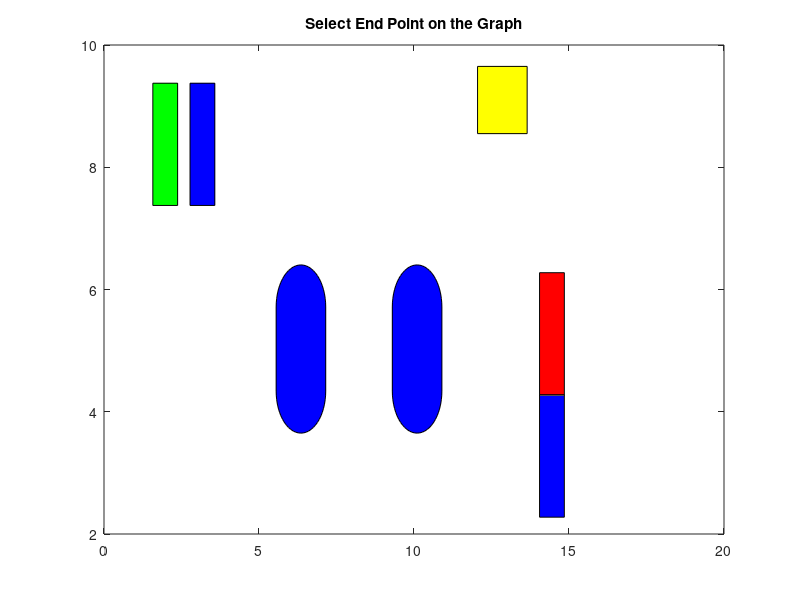

Reproduce this figure in MATLAB. (Note: this script raises an error after producing the figure.)
clear all
close all

%% Defining the whole plot from the given coordinates
figure
% Square 1
xs1= [1.575,1.575,2.375,2.375];
ys1=[7.375,9.375,9.375,7.375];
fill(xs1,ys1,'g');
hold on;
% Square 2
xs2= [2.775,2.775,3.575,3.575];
ys2=[7.375,9.375,9.375,7.375];
fill(xs2,ys2,'b');
hold on;
% Square 3
xs3= [12.05,12.05,13.65,13.65];
ys3=[8.55,9.65,9.65,8.55];
fill(xs3,ys3,'y');
hold on;
% Square 4
xs4= [14.05,14.05,14.85,14.85];
ys4=[4.275,6.275,6.275,4.275];
fill(xs4,ys4,'r');
hold on;
% Square 5
xs5= [14.05,14.05,14.85,14.85];
ys5=[2.275,4.275,4.275,2.275];
fill(xs5,ys5,'b');
hold on;
%% Plotting Tables
% Ploting Table 1
rectangle('Position', [5.5525 3.65 1.6 2.7525],'Curvature',[1 0.5],'FaceColor','blue')
% axis equal
hold on;
% Plotting Table 2
rectangle('Position', [9.3 3.65 1.6 2.7525],'Curvature',[1 0.5],'FaceColor','blue')
hold on;

%% User Input
Flag = false; %true only if all points are in free space 

while ~Flag

title("Select End Point on the Graph")
[r c] = ginput(1); %Graphical Input for goal position
xg = round(r(1),0); %rounding to nearest whole value
yg = round(c(1),0); %rounding to nearest whole value
xs = 1; % x for start Point 
ys = 1; % x for start Point
theta = 1; %theta initialisation
sNode = [xs,ys,theta]; %Start Node
gNode = [xg,yg,theta]; %Goal Node

instart = constraints(xs,ys); %defining constraints using half planes 
ingoal = constraints(xg,yg); %defining constraints using half planes
%% Check whether input lies in the constraints space
if instart
Flag = false; %Flag check
disp('Start point is in the object'); %error display if start point is in object
elseif ingoal
Flag = false;
disp('Goal point is in the object'); %%error display if goal point is in object
elseif (xs<0 || xs>15) || (ys<0 || ys>10)
Flag = false;
disp('Start point is not in the map') %error display
elseif (xg<0 || xg>15) || (yg<0 || yg>=10)
Flag = false;
disp('Goal point is not in the map') %error display 
else
Flag = true; %status check
end
end

if Flag
Nodes = []; %Nodes
nInfo = []; %Nodes Info

Nodes(:,:,1) = sNode; %Initialise Start Node
id = getid(sNode); 
nInfo(:,:,1) = [1,0,0,0,0,id]; %1st node information
clNode = []; %Closed Node
clNodesInfo = []; %Closed Node Info
    
straightcost = 1; %Straight Cost
diagonalcost = sqrt(2); %Diagonal Cost

i = 2; %Child Node Number
j = 1; %Parent Node Number
k = 1;
%% Generating Nodes using A* Algorithm

while true
% Initialize the parent node in each loop
cNode = Nodes(:,:,j); %Current node initialisation
clNode(:,:,k) = cNode; %close node initialisation
id = getid(cNode); %get id of the current node
clnInfo(:,:,k) = [id]; %closednode info
drawnow %plot current nodes
plot(cNode(1),cNode(2),'*','color','red')

[Flag, nNode] = m1(cNode); %move 1
if Flag == true %flag check
in = constraints(nNode(1),nNode(2)); %constraints check 
testid = getid(nNode); %get id 
% Search if the New Node generated is present in Nodes array or not. 
if in == false
% Save the node if the generated node is not in the obstacle
if (~any(testid == nInfo(1,6,:))) 
ctc = nInfo(:,3,j); %cost to come
g = ctc + straightcost;
h = (sqrt(((nNode(1)-gNode(1))^2)+((nNode(2)-gNode(2))^2)+((nNode(3)-gNode(3)^2))));
f = g+h;
Nodes(:,:,i) = nNode;
nInfo(:,:,i) = [i,j,g,h,f,testid];
i = i+1; % increament child node
drawnow
plot(nNode(1),nNode(2),'*','color','green')
elseif  (~any(testid == clnInfo(1,1,:)))
k = find(testid == nInfo(1,6,:));
cost = nInfo(1,5,k);
ctc = nInfo(:,3,j);
g = ctc+straightcost;
h = (sqrt(((nNode(1)-gNode(1))^2)+((nNode(2)-gNode(2))^2)+((nNode(3)-gNode(3)^2))));f = g+h;
if cost>f
nInfo(:,:,k) = [i,j,g,h,f,testid];
end
end
if nNode(1) == gNode(1) && nNode(2) == gNode(2) && nNode(3) == gNode(3)
break
end   
end
end

[Flag, nNode] = m2(cNode);
if Flag == true
in = constraints(nNode(1),nNode(2));
testid = getid(nNode);
% Search if the New Node generated is present in Nodes array or not. 
if in == false
% Save the node if the generated node is not in the obstacle
if (~any(testid == nInfo(1,6,:))) 
ctc = nInfo(:,3,j);
g = ctc + straightcost;
h = (sqrt(((nNode(1)-gNode(1))^2)+((nNode(2)-gNode(2))^2)+((nNode(3)-gNode(3)^2))));
f = g+h;
Nodes(:,:,i) = nNode;
nInfo(:,:,i) = [i,j,g,h,f,testid];
i = i+1;
drawnow
plot(nNode(1),nNode(2),'*','color','green')
elseif  (~any(testid == clnInfo(1,1,:)))
k = find(testid == nInfo(1,6,:));
cost = nInfo(1,5,k);
ctc = nInfo(:,3,j);
g = ctc+straightcost;
h = (sqrt(((nNode(1)-gNode(1))^2)+((nNode(2)-gNode(2))^2)+((nNode(3)-gNode(3)^2))));
f = g+h;
if cost>f
nInfo(:,:,k) = [i,j,g,h,f,testid];
end
end
if nNode(1) == gNode(1) && nNode(2) == gNode(2) && nNode(3) == gNode(3)
break
end   
end
end
        
[Flag, nNode] = m3(cNode);
if Flag == true
in = constraints(nNode(1),nNode(2));
testid = getid(nNode);
% Search if the New Node generated is present in Nodes array or not. 
if in == false
% Save the node if the generated node is not in the obstacle
if (~any(testid == nInfo(1,6,:))) 
ctc = nInfo(:,3,j);
g = ctc + straightcost;
h = (sqrt(((nNode(1)-gNode(1))^2)+((nNode(2)-gNode(2))^2)+((nNode(3)-gNode(3)^2))));
f = g+h;
Nodes(:,:,i) = nNode;
nInfo(:,:,i) = [i,j,g,h,f,testid];
i = i+1;
drawnow
plot(nNode(1),nNode(2),'*','color','green')
elseif  (~any(testid == clnInfo(1,1,:)))
k = find(testid == nInfo(1,6,:));
cost = nInfo(1,5,k);
ctc = nInfo(:,3,j);
g = ctc+straightcost;
h = sqrt(((nNode(1)-gNode(1))^2)+((nNode(2)-gNode(2))^2));
f = g+h;
if cost>f
nInfo(:,:,k) = [i,j,g,h,f,testid];
end
end
if nNode(1) == gNode(1) && nNode(2) == gNode(2) && nNode(3) == gNode(3)
break
end   
end
end
        
[Flag, nNode] = m4(cNode);
if Flag == true
in = constraints(nNode(1),nNode(2));
testid = getid(nNode);
% Search if the New Node generated is present in Nodes array or not. 
if in == false
% Save the node if the generated node is not in the obstacle
if (~any(testid == nInfo(1,6,:))) 
ctc = nInfo(:,3,j);
g = ctc + straightcost;
h = (sqrt(((nNode(1)-gNode(1))^2)+((nNode(2)-gNode(2))^2)+((nNode(3)-gNode(3)^2))));
f = g+h;
Nodes(:,:,i) = nNode;
nInfo(:,:,i) = [i,j,g,h,f,testid];
i = i+1;
drawnow
plot(nNode(1),nNode(2),'*','color','green')
elseif  (~any(testid == clnInfo(1,1,:)))
k = find(testid == nInfo(1,6,:));
cost = nInfo(1,5,k);
ctc = nInfo(:,3,j);
g = ctc+straightcost;
h = sqrt(((nNode(1)-gNode(1))^2)+((nNode(2)-gNode(2))^2));
f = g+h;
if cost>f
nInfo(:,:,k) = [i,j,g,h,f,testid];
end
end 
if nNode(1) == gNode(1) && nNode(2) == gNode(2) && nNode(3) == gNode(3)
break
end   
end
end
        
[Flag, nNode] = m5(cNode);
if Flag == true
in = constraints(nNode(1),nNode(2));
testid = getid(nNode);
% Search if the New Node generated is present in Nodes array or not. 
if in == false
% Save the node if the generated node is not in the obstacle
if (~any(testid == nInfo(1,6,:))) 
ctc = nInfo(:,3,j);
g = ctc + straightcost;
h = (sqrt(((nNode(1)-gNode(1))^2)+((nNode(2)-gNode(2))^2)+((nNode(3)-gNode(3)^2))));
f = g+h;
Nodes(:,:,i) = nNode;
nInfo(:,:,i) = [i,j,g,h,f,testid];
i = i+1;
drawnow
plot(nNode(1),nNode(2),'*','color','green')
elseif  (~any(testid == clnInfo(1,1,:)))
k = find(testid == nInfo(1,6,:));
cost = nInfo(1,5,k);
ctc = nInfo(:,3,j);
g = ctc+straightcost;
h = (sqrt(((nNode(1)-gNode(1))^2)+((nNode(2)-gNode(2))^2)+((nNode(3)-gNode(3)^2))));
f = g+h;
if cost>f
nInfo(:,:,k) = [i,j,g,h,f,testid];
end
end
if nNode(1) == gNode(1) && nNode(2) == gNode(2) && nNode(3) == gNode(3)
break
end   
end
end
[Flag, nNode] = m6(cNode);
if Flag == true
in = constraints(nNode(1),nNode(2));
testid = getid(nNode);
% Search if the New Node generated is present in Nodes array or not. 
if in == false
% Save the node if the generated node is not in the obstacle
if (~any(testid == nInfo(1,6,:))) 
ctc = nInfo(:,3,j);
g = ctc + straightcost;
h = (sqrt(((nNode(1)-gNode(1))^2)+((nNode(2)-gNode(2))^2)+((nNode(3)-gNode(3)^2))));
f = g+h;
Nodes(:,:,i) = nNode;
nInfo(:,:,i) = [i,j,g,h,f,testid];
i = i+1;
drawnow
plot(nNode(1),nNode(2),'*','color','green')
elseif  (~any(testid == clnInfo(1,1,:)))
k = find(testid == nInfo(1,6,:));
cost = nInfo(1,5,k);
ctc = nInfo(:,3,j);
g = ctc+straightcost;
h = (sqrt(((nNode(1)-gNode(1))^2)+((nNode(2)-gNode(2))^2)+((nNode(3)-gNode(3)^2))));
f = g+h;
if cost>f
nInfo(:,:,k) = [i,j,g,h,f,testid];
end
end
if nNode(1) == gNode(1) && nNode(2) == gNode(2) && nNode(3) == gNode(3)
break
end   
end
end

[Flag, nNode] = m7(cNode);
if Flag == true
in = constraints(nNode(1),nNode(2));
testid = getid(nNode);
% Search if the New Node generated is present in Nodes array or not. 
if in == false
% Save the node if the generated node is not in the obstacle
if (~any(testid == nInfo(1,6,:))) 
ctc = nInfo(:,3,j);
g = ctc + straightcost;
h = (sqrt(((nNode(1)-gNode(1))^2)+((nNode(2)-gNode(2))^2)+((nNode(3)-gNode(3)^2))));
f = g+h;
Nodes(:,:,i) = nNode;
nInfo(:,:,i) = [i,j,g,h,f,testid];
i = i+1;
drawnow
plot(nNode(1),nNode(2),'*','color','green')
elseif  (~any(testid == clnInfo(1,1,:)))
k = find(testid == nInfo(1,6,:));
cost = nInfo(1,5,k);
ctc = nInfo(:,3,j);
g = ctc+straightcost;
h = (sqrt(((nNode(1)-gNode(1))^2)+((nNode(2)-gNode(2))^2)+((nNode(3)-gNode(3)^2))));
f = g+h;
if cost>f
nInfo(:,:,k) = [i,j,g,h,f,testid];
end
end
if nNode(1) == gNode(1) && nNode(2) == gNode(2) && nNode(3) == gNode(3)
break
end   
end
end

[Flag, nNode] = m8(cNode);
if Flag == true
in = constraints(nNode(1),nNode(2));
testid = getid(nNode);
% Search if the New Node generated is present in Nodes array or not. 
if in == false
% Save the node if the generated node is not in the obstacle
if (~any(testid == nInfo(1,6,:))) 
ctc = nInfo(:,3,j);
g = ctc + straightcost;
h = (sqrt(((nNode(1)-gNode(1))^2)+((nNode(2)-gNode(2))^2)+((nNode(3)-gNode(3)^2))));
f = g+h;
Nodes(:,:,i) = nNode;
nInfo(:,:,i) = [i,j,g,h,f,testid];
i = i+1;
drawnow
plot(nNode(1),nNode(2),'*','color','green')
elseif  (~any(testid == clnInfo(1,1,:)))
k = find(testid == nInfo(1,6,:));
cost = nInfo(1,5,k);
ctc = nInfo(:,3,j);
g = ctc+straightcost;
h = (sqrt(((nNode(1)-gNode(1))^2)+((nNode(2)-gNode(2))^2)+((nNode(3)-gNode(3)^2))));
f = g+h;
if cost>f
nInfo(:,:,k) = [i,j,g,h,f,testid];
end
end
if nNode(1) == gNode(1) && nNode(2) == gNode(2) && nNode(3) == gNode(3)
break
end   
end
end    
%% Finding parent node with minimum cost        
min_cost = [inf,0];
for y = 1:i-1
testid = getid(Nodes(:,:,y));
if (~any(testid == clnInfo(1,1,:)))
cost = nInfo(1,5,y);
if cost < min_cost(1,1)
min_cost = [cost , y];
end
end
end
%Plotting the path
j = min_cost(1,2);
k = k+1;
if j == 10;
break    
k
end
end
q = i-1;
t = 1;
count = 0;
path = [];
txt1 = '\o Start Node'; %Caption - Start node
txt2 = '\o Goal Node'; %Caption - Goal Node
%Plot the start and end point
plot(sNode(1),sNode(2),'s','color','red','markers',10)
plot(gNode(1),gNode(2),'s','color','red','markers',10)
 
text(sNode(1),sNode(2),txt1)
text(gNode(1),gNode(2),txt2)

%Plotting the path
while q ~= 1 
nInfo(:,:,q);
u = Nodes(1,1,q);
v = Nodes(1,2,q);
path(:,:,t) = [u;v];
info = nInfo(1,2,q);
q = info;
count = count+1;
plot(u,v,'.','color','green') %Plot the Path
t=t+1;
end
end